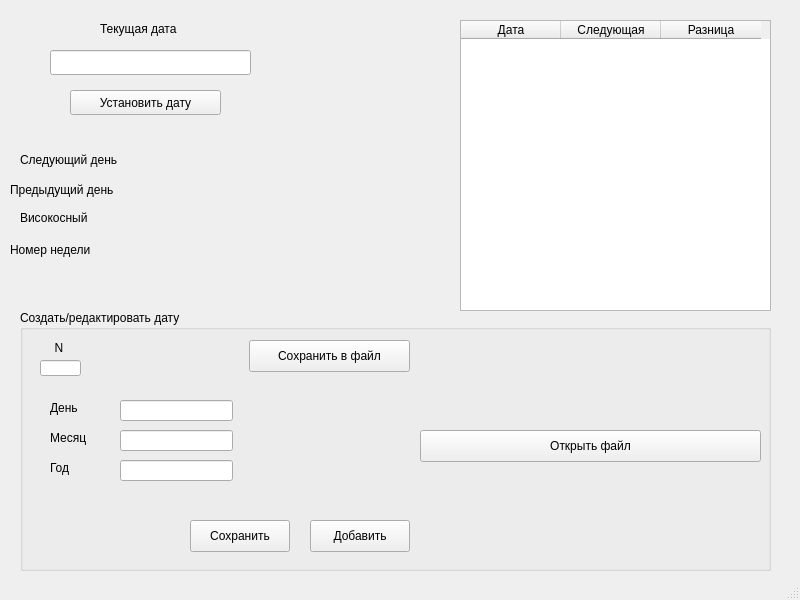
<?xml version="1.0" encoding="UTF-8"?>
<ui version="4.0">
 <class>MainWindow</class>
 <widget class="QMainWindow" name="MainWindow">
  <property name="geometry">
   <rect>
    <x>0</x>
    <y>0</y>
    <width>800</width>
    <height>600</height>
   </rect>
  </property>
  <property name="windowTitle">
   <string>MainWindow</string>
  </property>
  <widget class="QWidget" name="centralwidget">
   <widget class="QTableWidget" name="tableWidget">
    <property name="geometry">
     <rect>
      <x>460</x>
      <y>20</y>
      <width>311</width>
      <height>291</height>
     </rect>
    </property>
    <column>
     <property name="text">
      <string>Дата</string>
     </property>
    </column>
    <column>
     <property name="text">
      <string>Следующая</string>
     </property>
    </column>
    <column>
     <property name="text">
      <string>Разница</string>
     </property>
    </column>
   </widget>
   <widget class="QLineEdit" name="line_main_date">
    <property name="geometry">
     <rect>
      <x>50</x>
      <y>50</y>
      <width>201</width>
      <height>25</height>
     </rect>
    </property>
   </widget>
   <widget class="QLabel" name="label">
    <property name="geometry">
     <rect>
      <x>100</x>
      <y>20</y>
      <width>141</width>
      <height>17</height>
     </rect>
    </property>
    <property name="text">
     <string>Текущая дата</string>
    </property>
   </widget>
   <widget class="QPushButton" name="pushButton_set_date">
    <property name="geometry">
     <rect>
      <x>70</x>
      <y>90</y>
      <width>151</width>
      <height>25</height>
     </rect>
    </property>
    <property name="text">
     <string>Установить дату</string>
    </property>
   </widget>
   <widget class="QLabel" name="label_prev_date">
    <property name="geometry">
     <rect>
      <x>160</x>
      <y>180</y>
      <width>111</width>
      <height>20</height>
     </rect>
    </property>
    <property name="text">
     <string/>
    </property>
   </widget>
   <widget class="QLabel" name="label_is_leap">
    <property name="geometry">
     <rect>
      <x>20</x>
      <y>210</y>
      <width>101</width>
      <height>16</height>
     </rect>
    </property>
    <property name="text">
     <string>Високосный</string>
    </property>
   </widget>
   <widget class="QLabel" name="label_next_date">
    <property name="geometry">
     <rect>
      <x>160</x>
      <y>150</y>
      <width>131</width>
      <height>20</height>
     </rect>
    </property>
    <property name="text">
     <string/>
    </property>
   </widget>
   <widget class="QLabel" name="label_leap_date">
    <property name="geometry">
     <rect>
      <x>160</x>
      <y>210</y>
      <width>71</width>
      <height>20</height>
     </rect>
    </property>
    <property name="text">
     <string/>
    </property>
   </widget>
   <widget class="QLabel" name="label_prev_day">
    <property name="geometry">
     <rect>
      <x>10</x>
      <y>180</y>
      <width>151</width>
      <height>20</height>
     </rect>
    </property>
    <property name="text">
     <string>Предыдущий день</string>
    </property>
   </widget>
   <widget class="QLabel" name="label_week_date">
    <property name="geometry">
     <rect>
      <x>150</x>
      <y>240</y>
      <width>61</width>
      <height>16</height>
     </rect>
    </property>
    <property name="text">
     <string/>
    </property>
   </widget>
   <widget class="QLabel" name="label_week_num">
    <property name="geometry">
     <rect>
      <x>10</x>
      <y>240</y>
      <width>121</width>
      <height>20</height>
     </rect>
    </property>
    <property name="text">
     <string>Номер недели</string>
    </property>
   </widget>
   <widget class="QLabel" name="label_next_day">
    <property name="geometry">
     <rect>
      <x>20</x>
      <y>150</y>
      <width>131</width>
      <height>20</height>
     </rect>
    </property>
    <property name="text">
     <string>Следующий день</string>
    </property>
   </widget>
   <widget class="QGroupBox" name="groupBox">
    <property name="geometry">
     <rect>
      <x>20</x>
      <y>310</y>
      <width>751</width>
      <height>261</height>
     </rect>
    </property>
    <property name="title">
     <string>Создать/редактировать дату</string>
    </property>
    <widget class="QPushButton" name="on_buttonCreateSave_clicked">
     <property name="geometry">
      <rect>
       <x>170</x>
       <y>210</y>
       <width>100</width>
       <height>32</height>
      </rect>
     </property>
     <property name="text">
      <string>Сохранить</string>
     </property>
    </widget>
    <widget class="QPushButton" name="on_buttonCreateAdd_clicked">
     <property name="geometry">
      <rect>
       <x>290</x>
       <y>210</y>
       <width>100</width>
       <height>32</height>
      </rect>
     </property>
     <property name="text">
      <string>Добавить</string>
     </property>
    </widget>
    <widget class="QLabel" name="label_create_n">
     <property name="geometry">
      <rect>
       <x>10</x>
       <y>30</y>
       <width>58</width>
       <height>16</height>
      </rect>
     </property>
     <property name="text">
      <string>N</string>
     </property>
     <property name="alignment">
      <set>Qt::AlignCenter</set>
     </property>
    </widget>
    <widget class="QLineEdit" name="line_create_n">
     <property name="geometry">
      <rect>
       <x>20</x>
       <y>50</y>
       <width>41</width>
       <height>16</height>
      </rect>
     </property>
    </widget>
    <widget class="QLabel" name="label_day">
     <property name="geometry">
      <rect>
       <x>30</x>
       <y>90</y>
       <width>58</width>
       <height>16</height>
      </rect>
     </property>
     <property name="text">
      <string>День</string>
     </property>
    </widget>
    <widget class="QLabel" name="label_month">
     <property name="geometry">
      <rect>
       <x>30</x>
       <y>120</y>
       <width>58</width>
       <height>16</height>
      </rect>
     </property>
     <property name="text">
      <string>Месяц</string>
     </property>
    </widget>
    <widget class="QLabel" name="label_year">
     <property name="geometry">
      <rect>
       <x>30</x>
       <y>150</y>
       <width>58</width>
       <height>16</height>
      </rect>
     </property>
     <property name="text">
      <string>Год</string>
     </property>
    </widget>
    <widget class="QLineEdit" name="line_create_day">
     <property name="geometry">
      <rect>
       <x>100</x>
       <y>90</y>
       <width>113</width>
       <height>21</height>
      </rect>
     </property>
    </widget>
    <widget class="QLineEdit" name="line_create_month">
     <property name="geometry">
      <rect>
       <x>100</x>
       <y>120</y>
       <width>113</width>
       <height>21</height>
      </rect>
     </property>
    </widget>
    <widget class="QLineEdit" name="line_create_year">
     <property name="geometry">
      <rect>
       <x>100</x>
       <y>150</y>
       <width>113</width>
       <height>21</height>
      </rect>
     </property>
    </widget>
    <widget class="QPushButton" name="pushButton_Save_to_File">
     <property name="geometry">
      <rect>
       <x>229</x>
       <y>30</y>
       <width>161</width>
       <height>32</height>
      </rect>
     </property>
     <property name="text">
      <string>Сохранить в файл</string>
     </property>
    </widget>
    <widget class="QLabel" name="label_SaveFileMessage">
     <property name="geometry">
      <rect>
       <x>260</x>
       <y>130</y>
       <width>58</width>
       <height>16</height>
      </rect>
     </property>
     <property name="text">
      <string/>
     </property>
    </widget>
    <widget class="QPushButton" name="pushButton">
     <property name="geometry">
      <rect>
       <x>400</x>
       <y>120</y>
       <width>341</width>
       <height>32</height>
      </rect>
     </property>
     <property name="text">
      <string>Открыть файл</string>
     </property>
    </widget>
   </widget>
  </widget>
  <widget class="QMenuBar" name="menubar">
   <property name="geometry">
    <rect>
     <x>0</x>
     <y>0</y>
     <width>800</width>
     <height>22</height>
    </rect>
   </property>
  </widget>
  <widget class="QStatusBar" name="statusbar"/>
 </widget>
 <resources/>
 <connections/>
</ui>
